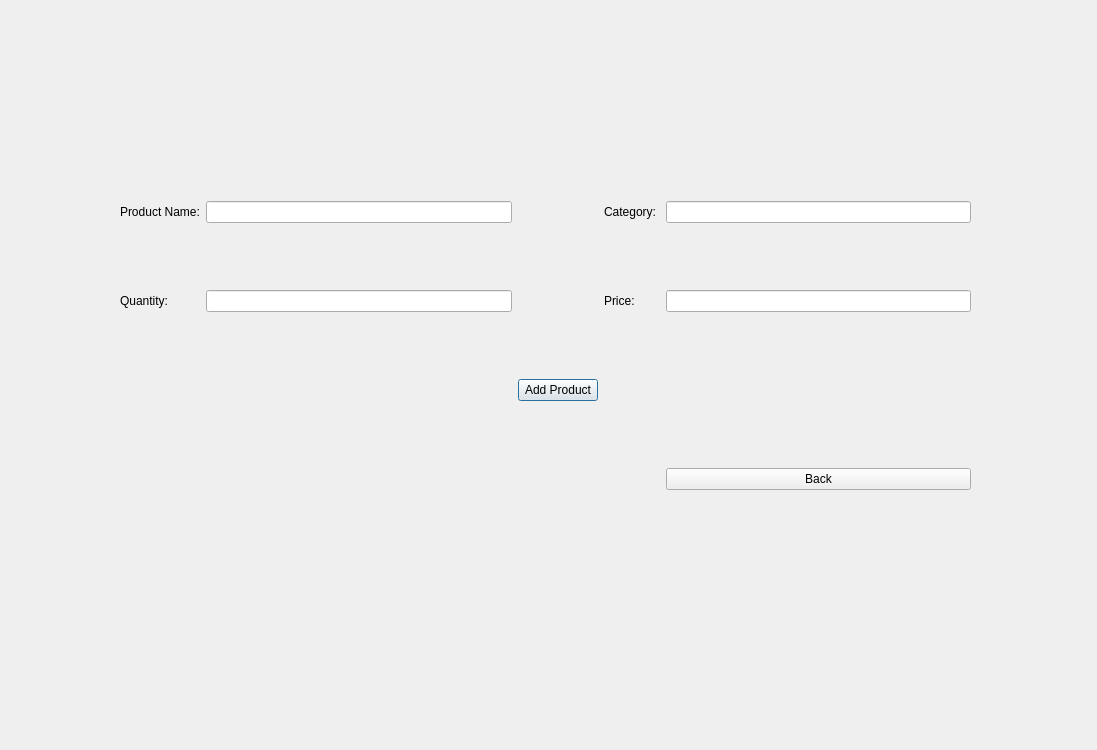
<?xml version="1.0" encoding="UTF-8"?>
<ui version="4.0">
 <class>SellerWindow</class>
 <widget class="QDialog" name="SellerWindow">
  <property name="geometry">
   <rect>
    <x>0</x>
    <y>0</y>
    <width>1097</width>
    <height>750</height>
   </rect>
  </property>
  <property name="windowTitle">
   <string>Dialog</string>
  </property>
  <widget class="QWidget" name="gridLayoutWidget_2">
   <property name="geometry">
    <rect>
     <x>120</x>
     <y>140</y>
     <width>851</width>
     <height>411</height>
    </rect>
   </property>
   <layout class="QGridLayout" name="gridLayout_2">
    <item row="2" column="0">
     <widget class="QLabel" name="QuantityLabel">
      <property name="text">
       <string>Quantity:</string>
      </property>
     </widget>
    </item>
    <item row="0" column="2">
     <widget class="QLineEdit" name="ProducNameLineEdit"/>
    </item>
    <item row="0" column="0">
     <widget class="QLabel" name="ProductNameLabel">
      <property name="text">
       <string>Product Name:</string>
      </property>
     </widget>
    </item>
    <item row="2" column="2">
     <widget class="QLineEdit" name="QuantityLineEdit"/>
    </item>
    <item row="0" column="4">
     <widget class="QLabel" name="CategoryLabel">
      <property name="text">
       <string>Category: </string>
      </property>
     </widget>
    </item>
    <item row="0" column="5">
     <widget class="QLineEdit" name="CategoryLineEdit"/>
    </item>
    <item row="2" column="4">
     <widget class="QLabel" name="PriceLabel">
      <property name="text">
       <string>Price:</string>
      </property>
     </widget>
    </item>
    <item row="2" column="5">
     <widget class="QLineEdit" name="PriceLineEdit"/>
    </item>
    <item row="3" column="3">
     <widget class="QPushButton" name="AddProductButton">
      <property name="text">
       <string>Add Product</string>
      </property>
     </widget>
    </item>
    <item row="4" column="5">
     <widget class="QPushButton" name="BackButton">
      <property name="text">
       <string>Back</string>
      </property>
     </widget>
    </item>
   </layout>
  </widget>
 </widget>
 <resources/>
 <connections/>
</ui>
